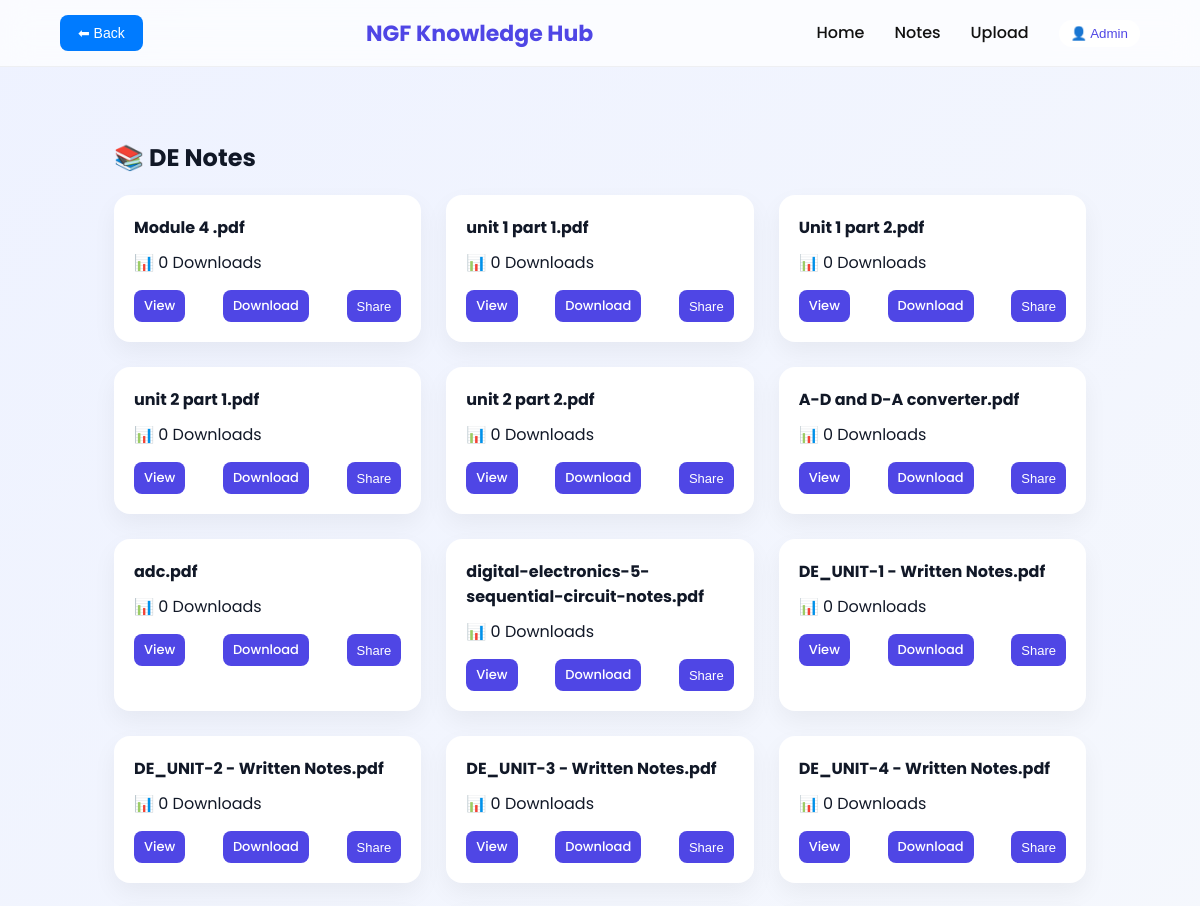
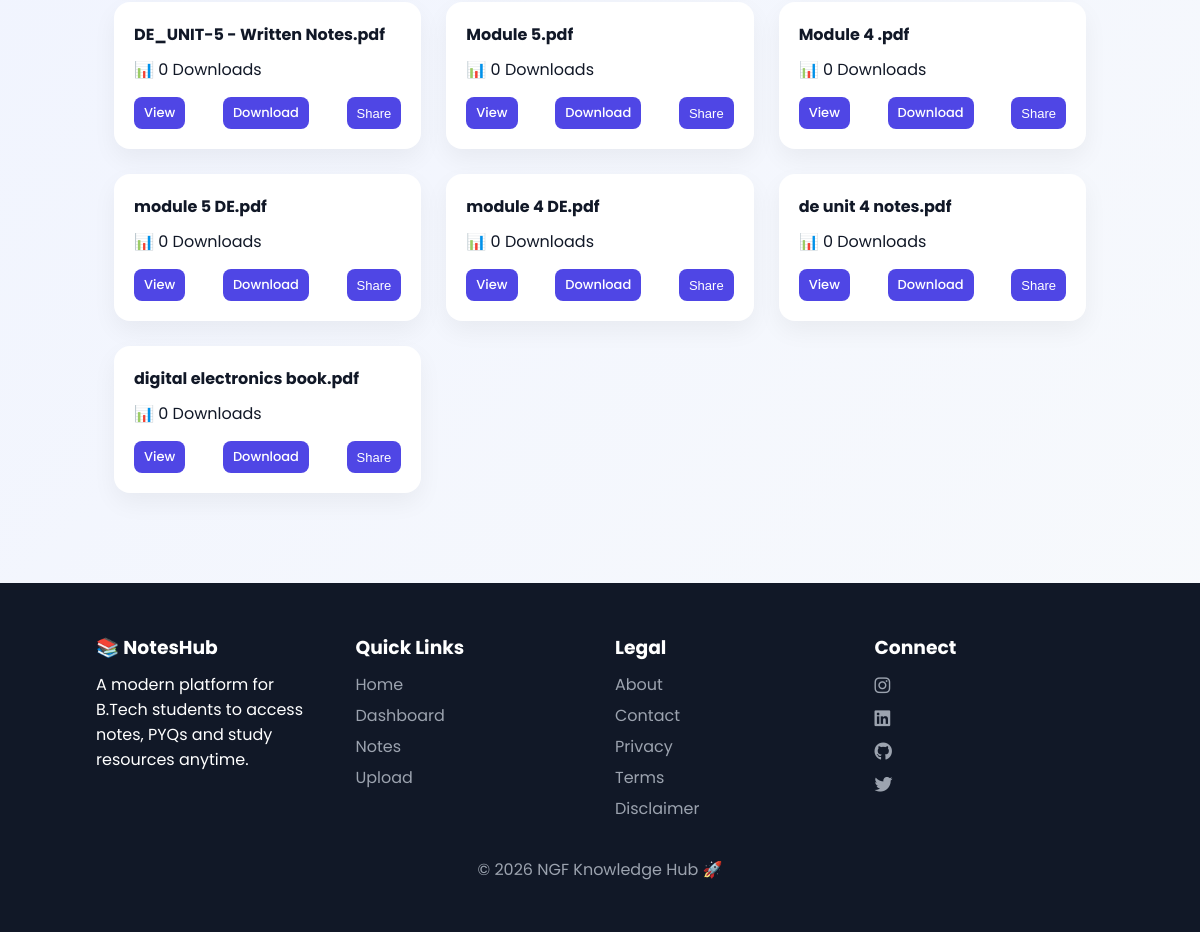
/notes/DE/3 (signed in), run on the app's committed database (2 pictures, top to bottom).
### tables this page shows
CREATE TABLE notes(
        id INTEGER PRIMARY KEY AUTOINCREMENT,
        title TEXT NOT NULL,
        filename TEXT NOT NULL,
        subject TEXT NOT NULL,
        semester INTEGER NOT NULL,
        uploaded_by TEXT NOT NULL,
        status TEXT NOT NULL DEFAULT 'pending',
        downloads INTEGER DEFAULT 0,
        created_at TIMESTAMP DEFAULT CURRENT_TIMESTAMP
    , share_id TEXT, unit TEXT, teacher TEXT);

### app.py (the view)
@app.route("/notes/<subject>/<int:sem>")
def notes(subject, sem):
    conn = get_db_connection()
    cur = conn.cursor()
    cur.execute("""
        SELECT * FROM notes
        WHERE subject=? AND semester=? AND status='approved'
    """, (subject, sem))
    notes = cur.fetchall()
    conn.close()
    return render_template("notes.html", notes=notes, subject=subject)

### app.py (called while the page is built)
def get_db_connection():
    conn = sqlite3.connect(Config.DATABASE)
    conn.row_factory = sqlite3.Row
    return conn

### templates/notes.html (shortened to what this page needs)
{% extends "base.html" %}
{% block content %}
<section class="notes-page">
  <div class="notes-header">
    <h2>📚 {{ subject }} Notes</h2>
  </div>
  {% if notes %}
  <div class="notes-grid">
    {% for n in notes %}
    <div class="note-card">
      <h4>{{ n['title'] }}</h4>
      <p>📊 {{ n['downloads'] }} Downloads</p>
      <div class="note-actions">
        <a href="/view/{{ n['filename'] }}">View</a>
        <a href="/download/{{ n['filename'] }}">Download</a>
        <button onclick="shareNote('{{ n['share_id'] }}')">Share</button>
      </div>
    </div>
    {% endfor %}
  </div>
  {% else %}
  <div class="empty-state">
    🚧 Notes Coming Soon
  </div>
  {% endif %}
</section>
{% endblock %}

### static/css/style.css (style rules this page uses)
* { margin:0; padding:0; box-sizing:border-box; }
html, body { width:100%; overflow-x:hidden; }
:root { --primary:#4f46e5; --secondary:#6366f1; --bg:#f8fafc; --glass:rgba(255,255,255,0.6); --text:#111827; --muted:#6b7280; --radius:16px; }
body { font-family:'Poppins',sans-serif; background:linear-gradient(135deg,#eef2ff,#f8fafc); color:var(--text); }
.note-card { background:white; padding:20px; border-radius:var(--radius); box-shadow:0 10px 25px rgba(0,0,0,0.05); transition:0.3s; }
.note-actions { display:flex; justify-content:space-between; margin-top:10px; }
.note-actions a { text-decoration:none; color:var(--primary); font-weight:500; }
body { margin:0; }
.notes-page { width:100%; padding:100px 5% 50px; }
.notes-header h2 { margin-bottom:20px; }
.notes-grid { display:grid; grid-template-columns:repeat(auto-fit,minmax(260px,1fr)); gap:25px; }
.note-card { background:white; padding:20px; border-radius:16px; box-shadow:0 10px 25px rgba(0,0,0,0.05); transition:0.3s; }
.note-card h4 { margin-bottom:10px; }
.note-actions { display:flex; justify-content:space-between; margin-top:15px; }
.note-actions a, .note-actions button { background:#4f46e5; color:white; padding:6px 10px; border-radius:8px; text-decoration:none; border:none; font-size:13px; cursor:pointer; transition:0.3s; }

### data on the page
notes: title "Module 4 .pdf", downloads "0"
notes: title "unit 1 part 1.pdf", downloads "0"
notes: title "Unit 1 part 2.pdf", downloads "0"
notes: title "unit 2 part 1.pdf", downloads "0"
notes: title "unit 2 part 2.pdf", downloads "0"
notes: title "A-D and D-A converter.pdf", downloads "0"
notes: title "adc.pdf", downloads "0"
notes: title "digital-electronics-5-sequential-circuit-notes.pdf", downloads "0"
notes: title "DE_UNIT-1 - Written Notes.pdf", downloads "0"
notes: title "DE_UNIT-2 - Written Notes.pdf", downloads "0"
notes: title "DE_UNIT-3 - Written Notes.pdf", downloads "0"
notes: title "DE_UNIT-4 - Written Notes.pdf", downloads "0"
notes: title "DE_UNIT-5 - Written Notes.pdf", downloads "0"
notes: title "Module 5.pdf", downloads "0"
notes: title "Module 4 .pdf", downloads "0"
notes: title "module 5 DE.pdf", downloads "0"
notes: title "module 4 DE.pdf", downloads "0"
notes: title "de unit 4 notes.pdf", downloads "0"
notes: title "digital electronics book.pdf", downloads "0"

### other printed values
{{ session['user'] }} "Admin"
{{ subject }} "DE"
